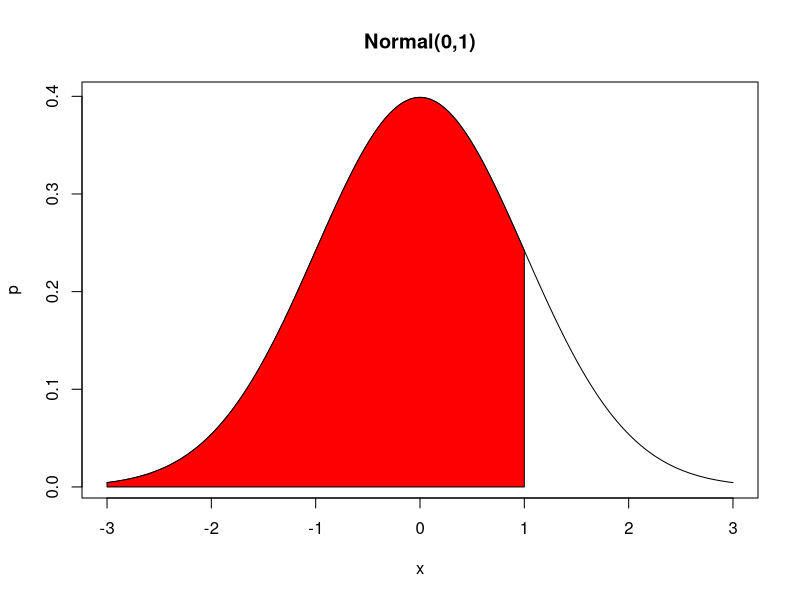

This figure's R source:
x=seq(-3,3,length=200)

p=dnorm(x)
plot(x,p,type='l',main='Normal(0,1)')

x=seq(-3,1,length=100)
y=dnorm(x)

polygon(c(-3,x,1),c(0,y,0),col='red')
pnorm(1)